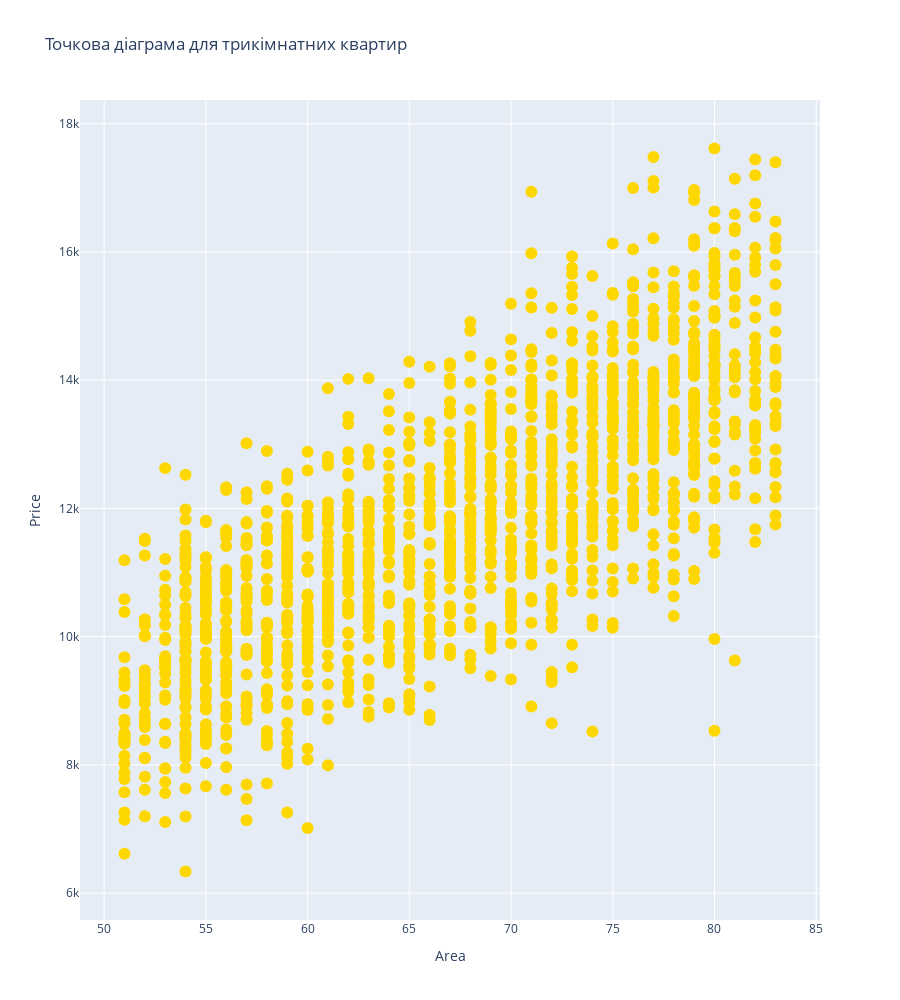

Write notebook code for a chart like this one.
### Code cell
trace_one_room = go.Scatter(x = df3["Area"], y = df3["Price"], marker = dict(color = "gold", size = 12),
   mode = "markers", name = "ROOM3", text = "Area/Price")

layout = go.Layout(
    title = "Точкова діаграма для трикімнатних квартир",
    xaxis_title = "Area",
    yaxis_title = "Price",
    height=1000
)
fig = go.Figure(data = trace_one_room, layout = layout)
iplot(fig)

### Figure 1 — Plotly figure (JSON) as saved in the notebook; plotly's stock layout.template omitted (floating-point values rounded to 4 significant figures; data arrays with more than 128 entries replaced by an {"elided": "..."} marker saying what was removed)
{"data": [{"marker": {"color": "gold", "size": 12}, "mode": "markers", "name": "ROOM3", "text": "Area/Price", "type": "scatter", "x": {"elided": "1653 int values"}, "y": {"elided": "1653 int values"}}], "layout": {"height": 1000, "title": {"text": "Точкова діаграма для трикімнатних квартир"}, "xaxis": {"title": {"text": "Area"}}, "yaxis": {"title": {"text": "Price"}}}}
